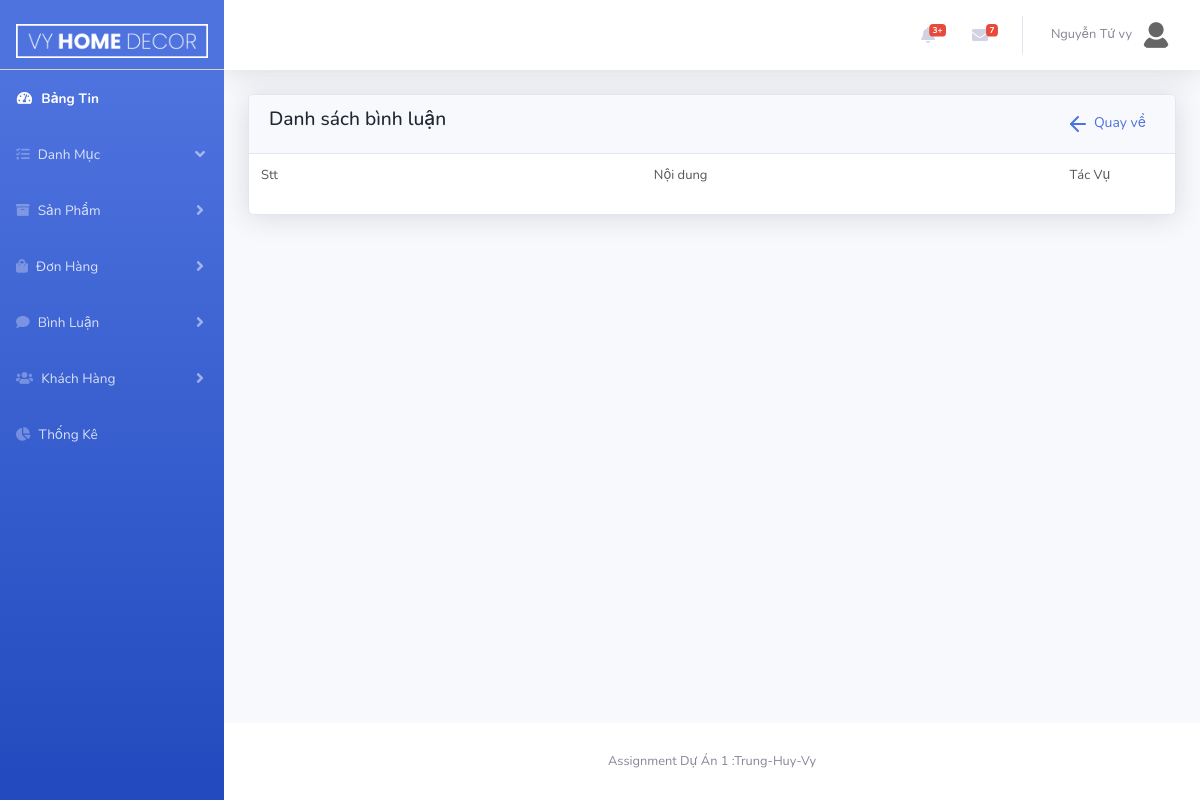
The app's page /Admin/index.php?act=comment&comment_detail=26 (signed in), older data.
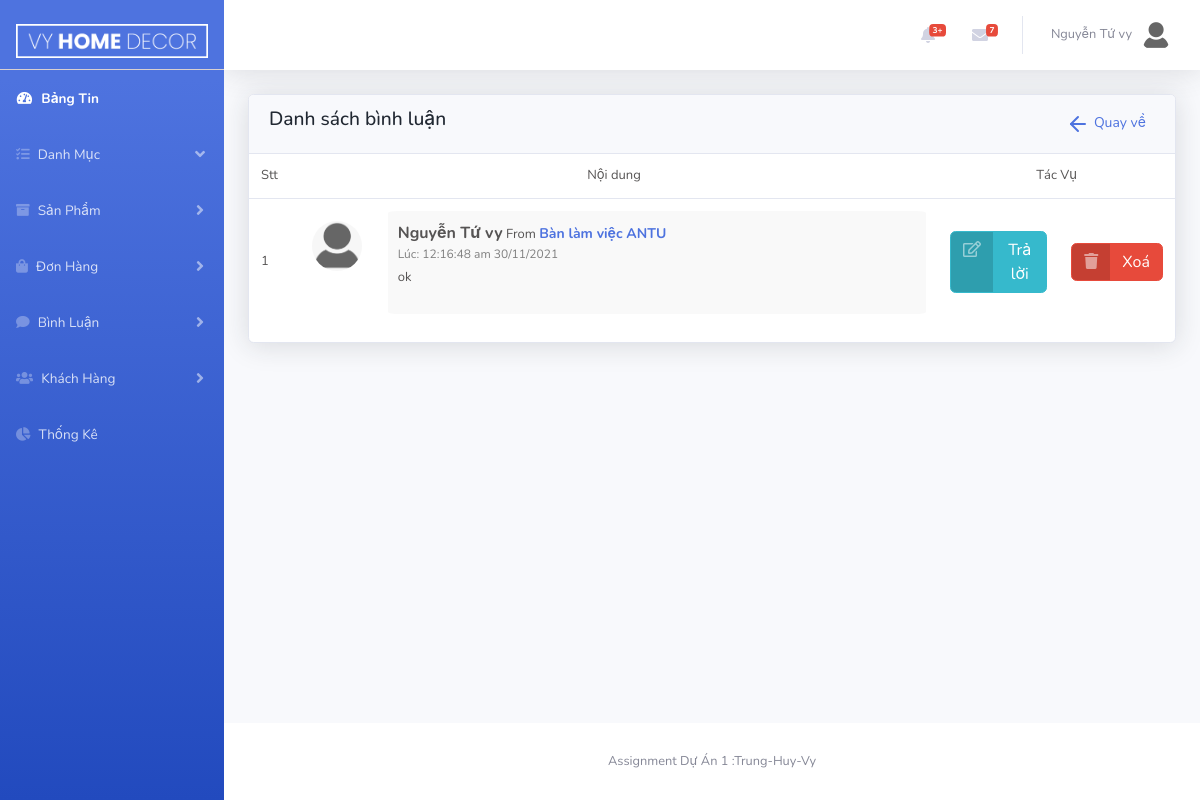
The same page, newer data.
### tables this page shows
CREATE TABLE `tbl_comment` (
  `commId` int(10) NOT NULL,
  `replyId` int(10) DEFAULT 0,
  `prodId` int(10) NOT NULL,
  `custId` int(10) NOT NULL,
  `content` varchar(255) NOT NULL,
  `date` varchar(30) NOT NULL
);

CREATE TABLE `tbl_customer` (
  `custId` int(10) NOT NULL,
  `username` varchar(50) NOT NULL,
  `password` varchar(50) NOT NULL,
  `custName` varchar(50) NOT NULL,
  `image` varchar(255) DEFAULT NULL,
  `phone` varchar(50) DEFAULT NULL,
  `email` varchar(50) NOT NULL,
  `address` text DEFAULT NULL,
  `status` int(10) NOT NULL COMMENT '0:block ; 1:hoạt động',
  `role` int(10) NOT NULL COMMENT '0:khách hàng ;1:Admin'
);

CREATE TABLE `tbl_product` (
  `prodId` int(10) NOT NULL,
  `prodName` varchar(255) NOT NULL,
  `prodDesc` text NOT NULL,
  `quantity` int(10) NOT NULL,
  `price` float NOT NULL,
  `image` text NOT NULL,
  `imageSmall` text NOT NULL,
  `dateInput` date NOT NULL,
  `view` int(10) NOT NULL,
  `type` int(10) NOT NULL,
  `cateChildId` int(10) NOT NULL,
  `cateId` int(10) NOT NULL,
  `discount` float DEFAULT NULL
);

### model/pdo.php (called while the page is built, shortened)
<?php
function pdo_get_connection()
{   $servername="localhost";
    $username='root';
    $password='';
    try{
        $dburl="mysql:host=$servername;dbname=vyhomedecor; charset=utf8";
        $conn = new PDO($dburl,$username,$password);
        $conn->setAttribute(PDO::ATTR_ERRMODE,PDO::ERRMODE_EXCEPTION);
        return $conn;
        }
        catch(PDOException $e){
            return "lỗi kết nối :". $e->getMessage();
        }
}
function pdo_query($sql){
    $sql_args = array_slice(func_get_args(),1);
    try{
        $conn =pdo_get_connection();
        $stmt =$conn->prepare($sql);
        $stmt -> execute($sql_args);
        $row =$stmt->fetchAll();
        return $row;
    }catch(PDOException $e){
        throw $e;
    }
    finally{
        unset($conn);
    }
}
?>

### model/comment.php (called while the page is built, shortened)
<?php
    function loadAll_comment_product($prodId){
        $sql = "SELECT tbl_comment.*, tbl_customer.custName as custName, tbl_product.prodName as prodName FROM tbl_comment
        INNER JOIN tbl_customer on tbl_customer.custId = tbl_comment.custId
        INNER JOIN tbl_product on tbl_product.prodId = tbl_comment.prodId HAVING tbl_comment.prodId = $prodId AND tbl_comment.replyId =0 order by tbl_comment.commId DESC";
        $listcomment = pdo_query($sql);
        return $listcomment;
    }
?>

### Admin/comment/comment_detail.php (the view, shortened to what this page needs)
<div class="row">
    <div class="col-xl-12 col-md-12">
        <div class="card">
            <div class="card-header border-0">
                <div class="row align-items-center justify-content-between">
                    <div class="col-auto ">
                        <h4 class="page-header-title">
                            Danh sách bình luận
                        </h4>
                    </div>
                    <div class="col-12 col-xl-auto ">
                        <a class="btn btn-sm btn-light text-primary" href="index.php?act=comment&list_statistics">
                            <svg xmlns="http://www.w3.org/2000/svg" width="24" height="24" viewBox="0 0 24 24" fill="none" stroke="currentColor" stroke-width="2" stroke-linecap="round" stroke-linejoin="round" class="feather feather-arrow-left me-1">
                                <line x1="19" y1="12" x2="5" y2="12"></line>
                                <polyline points="12 19 5 12 12 5"></polyline>
                            </svg>
                            Quay về
                        </a>
                    </div>
                </div>
            </div>
            <div class="table-responsive">
                <form action="" method="post">
                    <table class="table align-items-center table-flush">
                        <thead class="thead-light">
                            <tr class="table_01">
                                <td>Stt</td>
                                <td width="70%" class="text-center">Nội dung</td>
                                <td class="text-center" colspan="2">Tác Vụ</td>
                            </tr>
                        </thead>
                        <tbody>
                            <?php
                            $i = 1;
                            foreach ($listcomment as $value) {
                                extract($value);
                            ?>
                                <tr>
                                    <td><?= $i ?></td>
                                    <td class="reply">
                                        <div class="reply_img">
                                            <img width="50" src="img_tam/anhavatar.png" alt="">
                                        </div>
                                        <div class="reply_content">
                                            <span class="name"><?= $custName ?></span> From <span class="from"><a href="index.php?act=product&id_edit="><?= $prodName ?></a></span>
                                            <p class="time">Lúc: <?= $date ?></p>
                                            <p class="comment"><?= $content ?></p>
                                        </div>
                                    </td>
                                    <td><a href="index.php?act=comment&reply" class="btn btn-info btn-icon-split btn-reply" data-info="<?= $commId ?>" data-toggle="modal" data-target="#replyModal"> <span class="icon text-white-50"><i class="far fa-edit"></i></span>
                                            <span class="text">Trả lời</span></a></td>
                                    <td>
                                        <a href="index.php?act=comment&delete=<?= $commId ?>&prodId=<?= $prodId ?>" class="btn btn-danger btn-icon-split "><span class="icon text-white-50"><i class="fas fa-trash"></i></span>
                                            <span class="text">Xoá</span></a>
                                    </td>
                                </tr>
                            <?php $i++;
                            } ?>
                        </tbody>
                    </table>
                </form>
            </div>
        </div>
    </div>
</div>

Row changes from the older to the newer data that the page shows:
added tbl_comment: custId.custName "Nguyễn Tứ vy", prodId.prodName "Bàn làm việc ANTU", date "12:16:48 am 30/11/2021", content "ok"
